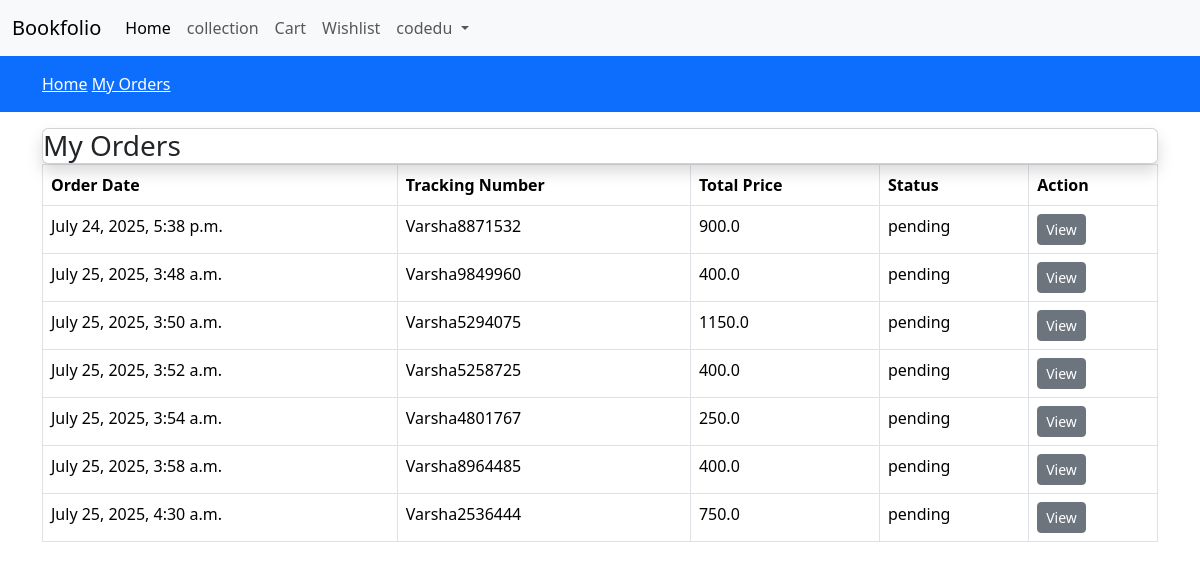
The app's page /order/ (signed in) with its own data.
### store/models.py (models this page shows, shortened)
class Order(models.Model):
    user = models.ForeignKey(User, on_delete=models.CASCADE)
    fname = models.CharField(max_length=100, null=False)
    lname = models.CharField(max_length=100, null=False)
    email = models.CharField(max_length=100, null=False)
    phone = models.CharField(max_length=100, null=False)
    address = models.TextField(null=False)
    city = models.CharField(max_length=100, null=False)
    state = models.CharField(max_length=100, null=False)
    country = models.CharField(max_length=100, null=False)
    pincode = models.CharField(max_length=50, null=False)
    total_price = models.FloatField(null=False)
    payment_mode = models.CharField(max_length=50, null=False)
    payment_id = models.CharField(max_length=100, null=False)
    ORDER_STATUS = (
        ("pending", "pending"),
        ("out for shipping", "out for shipping"),
        ("completed", "completed"),
    )
    status = models.CharField(max_length=50, choices=ORDER_STATUS, default="pending")
    messages = models.TextField(null=False)
    tracking_no = models.CharField(max_length=50, null=False)
    created_at = models.DateTimeField(auto_now_add=True)
    updated_at = models.DateTimeField(auto_now=True)

### store/controller/order.py (the view)
# urls.py: path('order/',order.order_view,name='order'),
def order_view(request):
    orders=Order.objects.filter(user=request.user)
    context={'orders':orders}
    return render(request,"store/order.html",context)

### store/templates/store/order.html
{% extends 'store/layouts/main.html' %}
{% block content %}
<div class="py-3 bg-primary">
    <div class="container">
        <a class="text-white" href="{% url 'home' %}">Home</a>
        <a class="text-white" href="{% url 'order' %}">My Orders</a>
    </div>
</div>
<div class="container my-3">
    <div class="row">
        <div class="col-md-12">
            <div class="card shadow">
                <h3 class="mb-0">My Orders</h3>
            </div>
            <div class="card-body">
                <div class="table-responsive">
                    <table class="table table-bordered table-hover">
                        <thead class="thead-dark">
                            <tr>
                                <th scope="col">Order Date</th>
                                <th scope="col">Tracking Number</th>
                                <th scope="col">Total Price</th>
                                <th scope="col">Status</th>
                                <th scope="col">Action</th>
                            </tr>
                        </thead>
                        <tbody>
                            {% for item in orders %}
                            <tr>
                                <td>{{ item.created_at }}</td>
                                <td>{{ item.tracking_no }}</td>
                                <td>{{ item.total_price }}</td>
                                <td>{{ item.status }}</td>
                                <td>
                                    <a href="{% url 'orderview' item.tracking_no %}" class="btn btn-secondary btn-sm">View</a>
                                </td>
                            </tr>
                            {% empty %}
                            <tr>
                                <td colspan="5" class="text-center">No Orders Found!</td>
                            </tr>
                            {% endfor %}
                        </tbody>
                    </table>
                </div>
            </div>
        </div>
    </div>
</div>
{% endblock %}

### store/templates/store/inc/navbar.html (shortened to what this page needs)
<nav class="navbar navbar-expand-lg bg-body-tertiary">
  <div class="container-fluid">
    <a class="navbar-brand" href="#">Bookfolio</a>
    <div class="collapse navbar-collapse" id="navbarSupportedContent">
      <ul class="navbar-nav me-auto mb-2 mb-lg-0">
        <li class="nav-item">
          <a class="nav-link active" aria-current="page" href="{% url 'home' %}">Home</a>
        </li>
        <li class="nav-item">
          <a class="nav-link" href="{% url 'collection' %}">collection</a>
        </li>
        <li class="nav-item">
          <a class="nav-link" href="{% url 'cart' %}">Cart</a>
        </li>
        <li class="nav-item">
          <a class="nav-link" href="{% url 'wishlist' %}">Wishlist</a>
        </li>
        {% if request.user.is_authenticated %}
        <li class="nav-item dropdown">
          <a class="nav-link dropdown-toggle" href="#" role="button" data-bs-toggle="dropdown" aria-expanded="false">
            {{request.user}}
          </a>
        </li>
          {% endif %}
      </ul>
    </div>
  </div>
</nav>

### records on screen
Order: created_at "July 24, 2025, 5:38 p.m.", tracking_no "Varsha8871532", total_price "900.0", status "pending"
Order: created_at "July 25, 2025, 3:48 a.m.", tracking_no "Varsha9849960", total_price "400.0", status "pending"
Order: created_at "July 25, 2025, 3:50 a.m.", tracking_no "Varsha5294075", total_price "1150.0", status "pending"
Order: created_at "July 25, 2025, 3:52 a.m.", tracking_no "Varsha5258725", total_price "400.0", status "pending"
Order: created_at "July 25, 2025, 3:54 a.m.", tracking_no "Varsha4801767", total_price "250.0", status "pending"
Order: created_at "July 25, 2025, 3:58 a.m.", tracking_no "Varsha8964485", total_price "400.0", status "pending"
Order: created_at "July 25, 2025, 4:30 a.m.", tracking_no "Varsha2536444", total_price "750.0", status "pending"

### other values on screen
{{ request.user }} "codedu"
